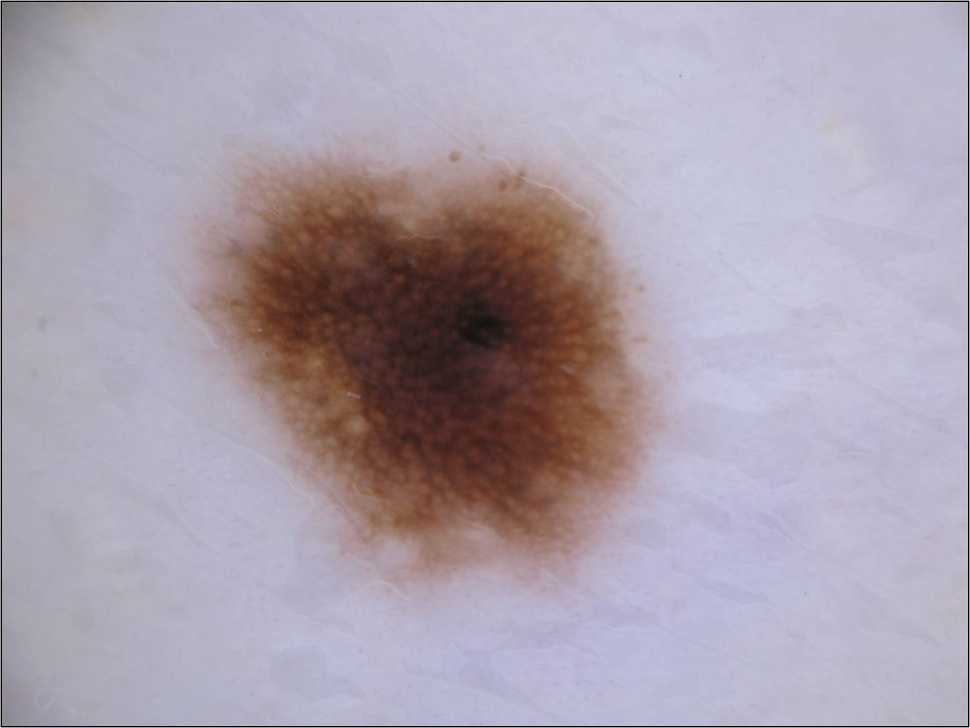
#> input picture 3-Support_Vector_Machines/TP4-SVM/data/im/nevus.jpg, 970 x 728 px, shrunk from 1504 x 1129 before the run
$ jupyter execute --allow-errors TP_SVM_Adnane_ElBouhali.ipynb   (shell and % lines are left out)
#> lines starting #> are read from the running program, lines starting #| are printed output that depends on the picture; after the words box and inside, x2 and y2 are one past the last pixel; in counts of white or black regions, pixels touching at a corner belong together
# Skin lesion classification

**Deadline**: Upload this notebook (rename it as 'TP-SVM-YOUR-SURNAME.ipynb') to Ecampus/Moodle before the deadline.
Complete the code where you see XXXXXXXXXXXXXXXXX (mandatory for everybody)

**Context**
A skin lesion is defined as a superficial growth or patch of the skin that is visually different and/or has a different texture than its surrounding area. Skin lesions, such as moles or birthmarks, can degenerate and become melanoma, one of the deadliest skin cancer. Its incidence has been increasing during the last decades, especially in the areas mostly populated by white people.

The most effective treatment is an early detection followed by surgical excision. This is why several approaches for melanoma detection have been proposed in the last years (non-invasive computer-aided diagnosis (CAD) ).

**Goal**
The goal of this practical session is to classify images of skin lesions as either benign or melanoma using machine learning algorithms. In order to do that, you will have at your disposal a set of 30 features already extracted from 600 dermoscopic images (both normal skin lesions and melanoma from the ISIC database - https://isic-archive.com/). These features characterize the Asymmetry, the Border irregularity, the Colour and the Dimension of the lesion (the so-called ABCD rule).

The features are:
- shape asimmetry (f0 and f1)
- difference in colors between center and periphery of the image (f2, f3, f4, f27, f28, f29)
- geometry (f5, f6, f7)
- other features related to eccentricity,entropy, mean, standard deviation and maximum value of each channel in RGB and HSV (f8,...,f24)
- asimmetry of color intensity (f25, f26)

Features are computed using *manually checked segmentations* and following *Ganster et al. 'Automated melanoma recognition', IEEE TMI, 2001* and *Zortea et al. 'Performance of a dermoscopy-based computer vision system for the diagnosis of pigmented skin lesions compared with visual evaluation by experienced dermatologists', Artificial Intelligence in Medicine, 2014*.

First load all necessary packages

[cell 1]
import os
import numpy as np
import pandas as pd
from skimage.io import imread
from time import time
import matplotlib.pyplot as plt
from mpl_toolkits.axes_grid1 import AxesGrid
from sklearn.preprocessing import StandardScaler
from sklearn.metrics import classification_report
from sklearn.metrics import confusion_matrix
from sklearn.discriminant_analysis import LinearDiscriminantAnalysis
from sklearn.model_selection import train_test_split
from sklearn.model_selection import  cross_val_score
from sklearn.discriminant_analysis import QuadraticDiscriminantAnalysis
from sklearn.neighbors import KNeighborsClassifier
from sklearn.svm import SVC, LinearSVC
from sklearn.model_selection import GridSearchCV, KFold, cross_validate
from sklearn.linear_model import Perceptron
from sklearn.decomposition import PCA


import warnings
warnings.filterwarnings("ignore", category=DeprecationWarning)
warnings.simplefilter(action='ignore', category=FutureWarning)

from sklearn.exceptions import ConvergenceWarning
warnings.filterwarnings(action='ignore', category=ConvergenceWarning)

# Code from scikit-learn
import itertools
def plot_confusion_matrix(cm, classes,
                          normalize=False,
                          title='Confusion matrix',
                          cmap=plt.cm.Blues):
    """
    This function prints and plots the confusion matrix.
    Normalization can be applied by setting `normalize=True`.
    """
    if normalize:
        cm = cm.astype('float') / cm.sum(axis=1)[:, np.newaxis]
        print("Normalized confusion matrix")
    else:
        print('Confusion matrix, without normalization')

    print(cm)

    plt.imshow(cm, interpolation='nearest', cmap=cmap)
    plt.title(title)
    plt.colorbar()
    tick_marks = np.arange(len(classes))
    plt.xticks(tick_marks, classes, rotation=45)
    plt.yticks(tick_marks, classes)

    fmt = '.2f' if normalize else 'd'
    thresh = cm.max() / 2.
    for i, j in itertools.product(range(cm.shape[0]), range(cm.shape[1])):
        plt.text(j, i, format(cm[i, j], fmt),
                 horizontalalignment="center",
                 color="black" if cm[i, j] > thresh else "black")

    plt.ylabel('True label')
    plt.xlabel('Predicted label')
    plt.tight_layout()


from sklearn.pipeline import make_pipeline

Then load the data from my Google Drive

[cell 2]
'''from google_drive_downloader import GoogleDriveDownloader as gdd
gdd.download_file_from_google_drive(file_id='18hrQVGBCfW7SKTnzmWUONo8iowBsi1DL',
dest_path='./data/features.csv')
gdd.download_file_from_google_drive(file_id='1iQZdUiuK_FwZ7mik7LB3eN_H_IUc5l7b',
dest_path='./data/im/nevus-seg.jpg')
gdd.download_file_from_google_drive(file_id='1_TeYzLLDoKbPX4xXAOAM_mQiT2nLHgvp',
dest_path='./data/im/nevus.jpg')
gdd.download_file_from_google_drive(file_id='1B2Ol92mBcHN6ah3bpoucBbBbHkPMGC8D',
dest_path='./data/im/melanoma-seg.jpg')
gdd.download_file_from_google_drive(file_id='1yZ46UzGhwO7g5T8397JpewBl6UqgRo5J',
dest_path='./data/im/melanoma.jpg')'''

Or from your local computer. Please download the 'data' folder in the same folder as your notebook and do not modifiy it.

Then read the data

[cell 3]
## Read data
Working_directory="./data/"
df = pd.read_csv(Working_directory + 'features.csv') # reading data
#> (reads 3-Support_Vector_Machines/TP4-SVM/data/features.csv from the repository)
y = df['Malignant'].values # 1 for Melanoma and 0 for healthy
class_names = ["healthy","melanoma"]
X = df.iloc[:,3:33].values # Features
N,M=X.shape
print('Number of images: {0}; Number of features per image: {1}'.format(N,M))
print('Number of healthy nevus: {0}; Number of melanoma: {1}'.format(N-np.sum(y), np.sum(y)))

[cell 4]
## Plot two examples of nevus and melanoma
print('Two examples of healthy nevus and melanoma')
nevus = imread(Working_directory + 'im/nevus.jpg')
#> nevus is the input picture: shape (728, 970, 3); mean R, G, B 170.3, 160.2, 173.1
nevus_Segmentation = imread(Working_directory + 'im/nevus-seg.jpg')
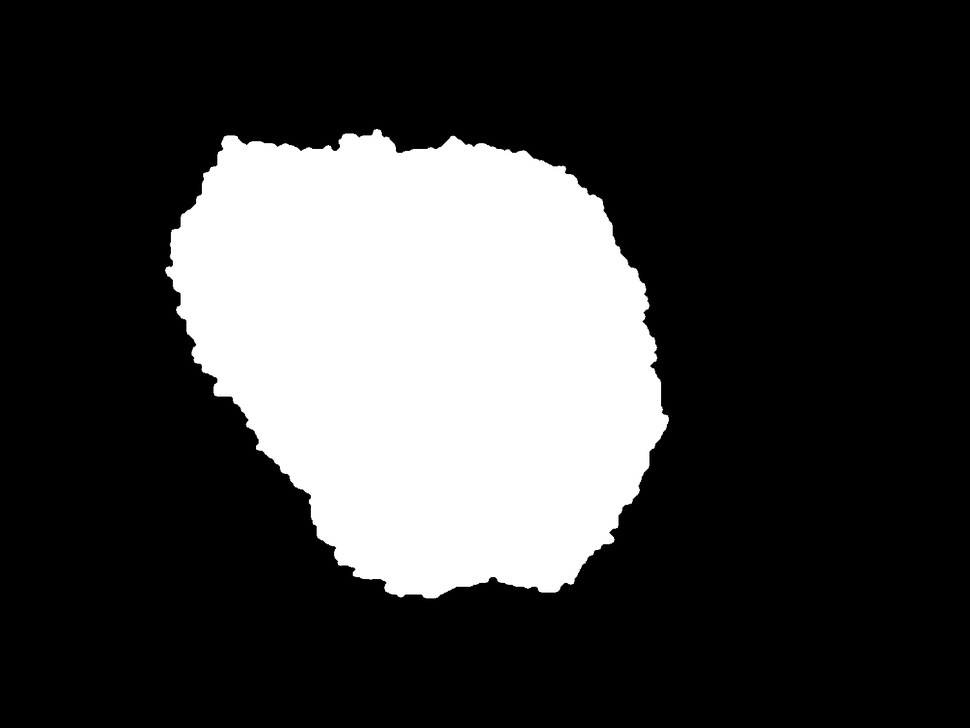
#> input picture 3-Support_Vector_Machines/TP4-SVM/data/im/nevus-seg.jpg, 970 x 728 px, shrunk from 1504 x 1129 before the run
#> nevus_Segmentation is the input picture: shape (728, 970); min 0, max 255, mean 62.4
nevus_Segmentation_boolean = (nevus_Segmentation/255).astype(np.uint8) # To get uint8 (integer numbers)
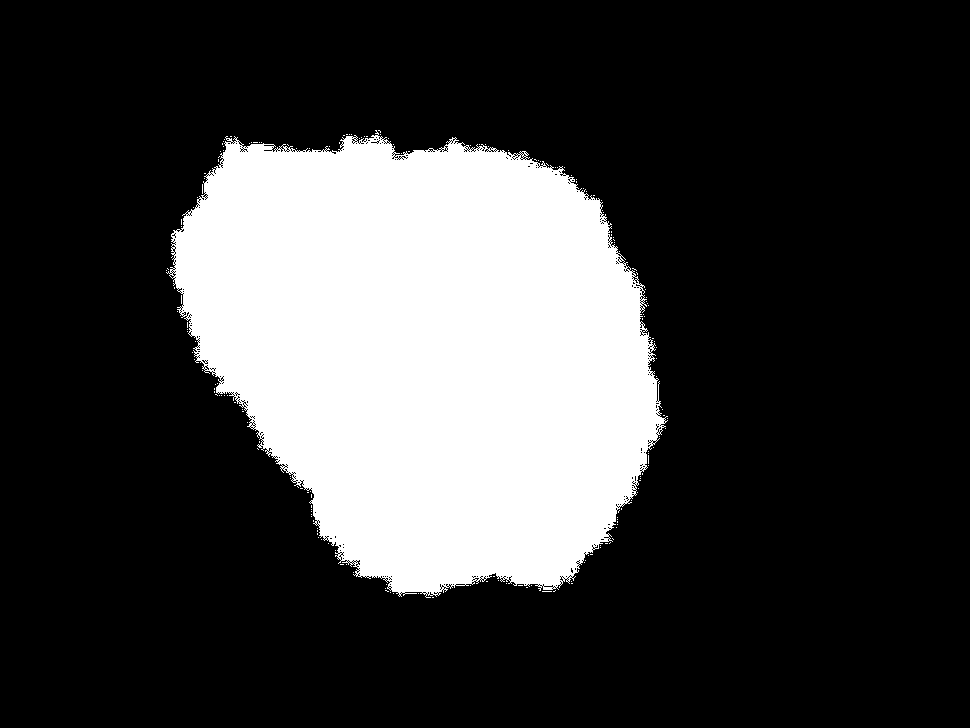
#> nevus_Segmentation_boolean: shape (728, 970); values 0 (black) and 1 (white), 23.7% white; 187 white regions (186 under 20 px), largest, box (x1, y1, x2, y2) and area: (166, 130, 668, 598) 167375
nevus_Segmentation_3D = np.expand_dims(nevus_Segmentation_boolean, axis=2) # To have a binary mask for the three channels (RGB)
nevus_mul_mask = (nevus_Segmentation_3D*nevus) # we apply the binary mask to all channels pixel-wise

fig = plt.figure(figsize=(12, 12)) # size of the figure
grid = AxesGrid(fig, 111,
                nrows_ncols = (1, 3),
                axes_pad = 0.5) # code to create subplots
grid[0].imshow(nevus)
grid[0].axis('off')
grid[0].set_title('Original image - nevus')
grid[1].imshow(nevus_Segmentation)
grid[1].axis('off')
grid[1].set_title("Segmentation mask - nevus")
grid[2].imshow(nevus_mul_mask)
grid[2].axis('off')
grid[2].set_title("Segmented nevus")

###

melanoma = imread(Working_directory + 'im/melanoma.jpg')
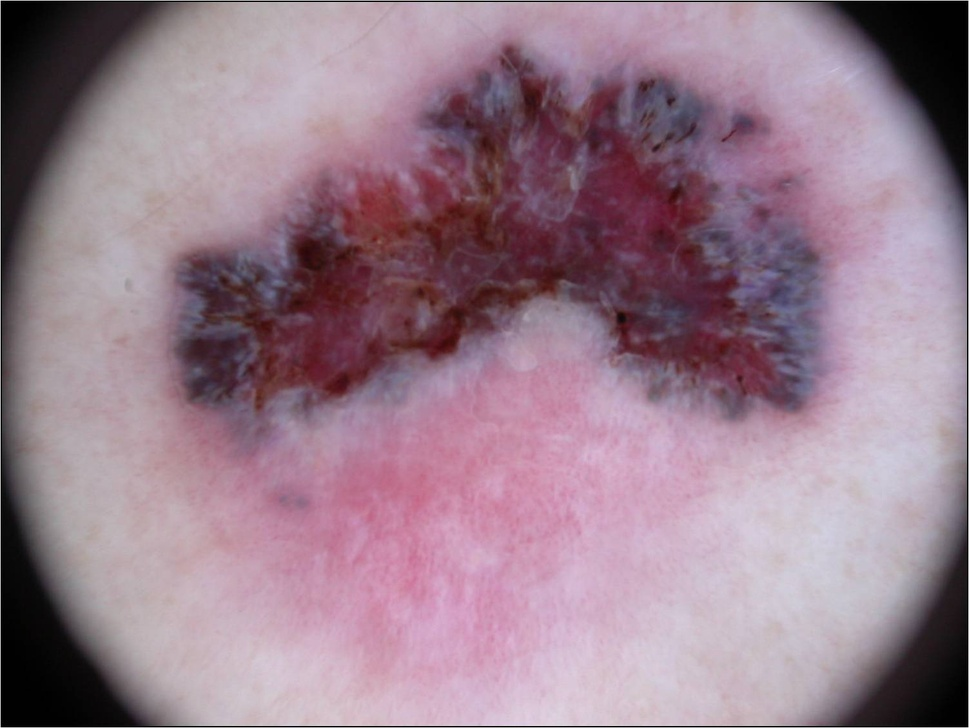
#> input picture 3-Support_Vector_Machines/TP4-SVM/data/im/melanoma.jpg, 969 x 728 px, shrunk from 1503 x 1129 before the run
#> melanoma is the input picture: shape (728, 969, 3); mean R, G, B 151.9, 125.2, 140.1
melanoma_Segmentation = imread(Working_directory + 'im/melanoma-seg.jpg')
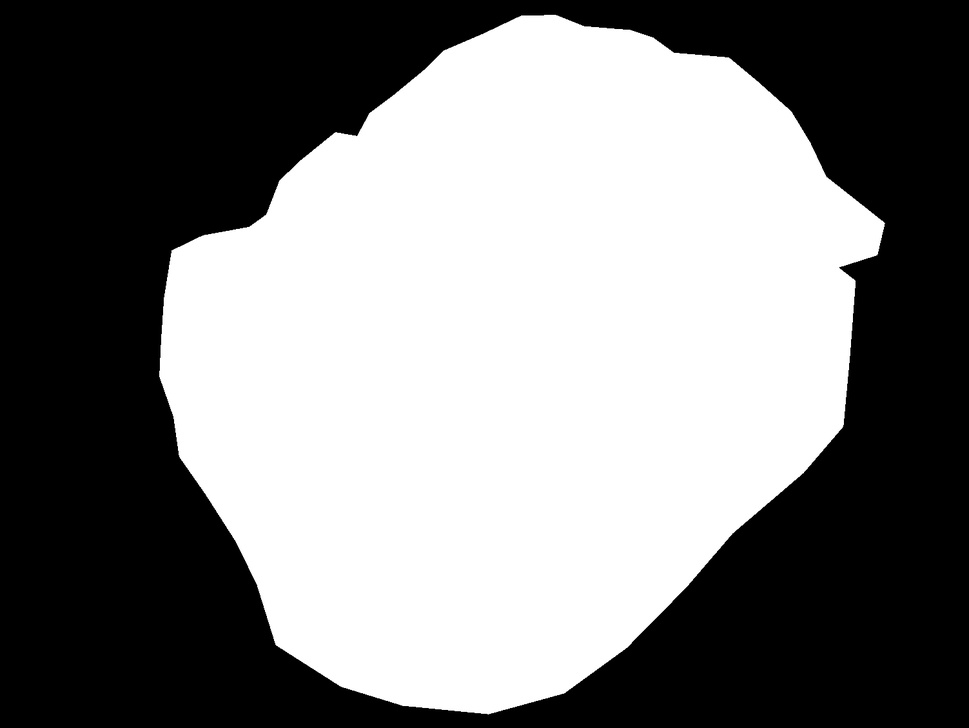
#> input picture 3-Support_Vector_Machines/TP4-SVM/data/im/melanoma-seg.jpg, 969 x 728 px, shrunk from 1503 x 1129 before the run
#> melanoma_Segmentation is the input picture: shape (728, 969); min 0, max 255, mean 126.9
melanoma_Segmentation_boolean = (melanoma_Segmentation/255).astype(np.uint8) # To get uint8 (integer numbers)
#> melanoma_Segmentation_boolean: shape (728, 969); values 0 (black) and 1 (white), 48.8% white; 202 white regions (201 under 20 px), largest, box (x1, y1, x2, y2) and area: (160, 15, 883, 711) 344270
melanoma_Segmentation_3D = np.expand_dims(melanoma_Segmentation_boolean, axis=2) # To have a binary mask for the three channels (RGB)
melanoma_mul_mask = (melanoma_Segmentation_3D*melanoma) # we apply the binary mask to all channels pixel-wise
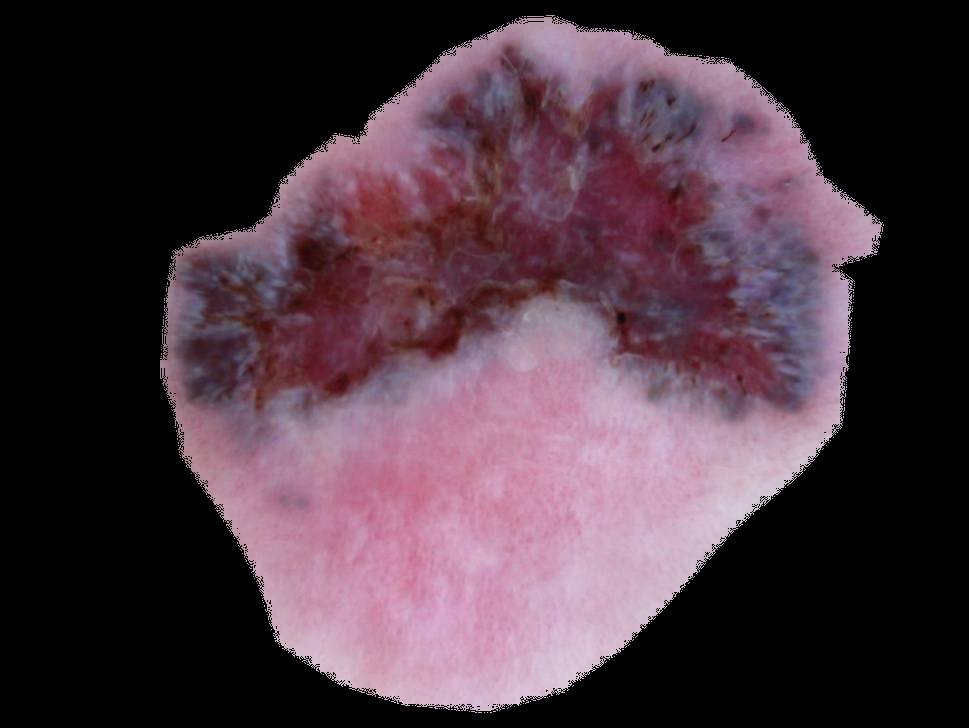
#> melanoma_mul_mask: shape (728, 969, 3); mean of channels 0, 1, 2 73.3, 53.4, 63.7; drawn as R, G, B

fig = plt.figure(figsize=(12, 12)) # size of the figure
grid = AxesGrid(fig, 111,
                nrows_ncols = (1, 3),
                axes_pad = 0.5) # code to create subplots
grid[0].imshow(melanoma)
grid[0].axis('off')
grid[0].set_title('Original image - melanoma')
grid[1].imshow(melanoma_Segmentation)
grid[1].axis('off')
grid[1].set_title("Segmentation mask - melanoma")
grid[2].imshow(melanoma_mul_mask)
grid[2].axis('off')
grid[2].set_title("Segmented melanoma")
#> (the rest of the program and of its run is left out)
